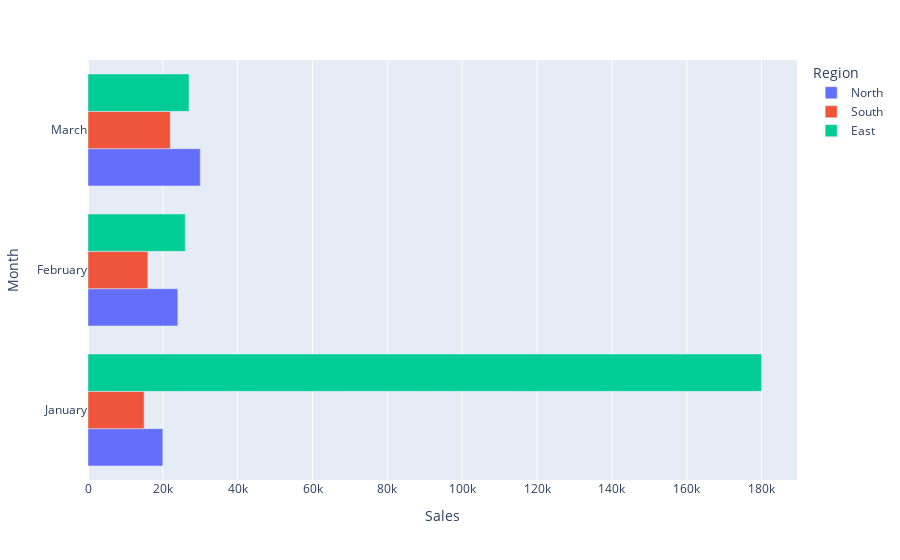

Notebook cell for this chart:
### Code cell
# 월별 지역매출 시각화
fig = px.bar(df1
             , x = 'Sales'
             , y = 'Month'
             , color = 'Region'
             , barmode = 'group'
             , hover_data = {
                 'Month':False
                 , 'Ratio':':.2f'
                 , 'Sales':':.2s'
             }
             )

fig

### Figure 1 — Plotly figure (JSON) as saved in the notebook; plotly's stock layout.template omitted (floating-point values rounded to 4 significant figures)
{"data": [{"alignmentgroup": "True", "customdata": [[0.234], [0.324], [0.3]], "hovertemplate": "Region=North<br>Sales=%{x:.2s}<br>Ratio=%{customdata[0]:.2f}<extra></extra>", "legendgroup": "North", "marker": {"color": "#636efa", "pattern": {"shape": ""}}, "name": "North", "offsetgroup": "North", "orientation": "h", "showlegend": true, "textposition": "auto", "type": "bar", "x": [20000, 24000, 30000], "xaxis": "x", "y": ["January", "February", "March"], "yaxis": "y"}, {"alignmentgroup": "True", "customdata": [[0.232], [0.1216], [0.332]], "hovertemplate": "Region=South<br>Sales=%{x:.2s}<br>Ratio=%{customdata[0]:.2f}<extra></extra>", "legendgroup": "South", "marker": {"color": "#EF553B", "pattern": {"shape": ""}}, "name": "South", "offsetgroup": "South", "orientation": "h", "showlegend": true, "textposition": "auto", "type": "bar", "x": [15000, 16000, 22000], "xaxis": "x", "y": ["January", "February", "March"], "yaxis": "y"}, {"alignmentgroup": "True", "customdata": [[0.33], [0.33], [0.27]], "hovertemplate": "Region=East<br>Sales=%{x:.2s}<br>Ratio=%{customdata[0]:.2f}<extra></extra>", "legendgroup": "East", "marker": {"color": "#00cc96", "pattern": {"shape": ""}}, "name": "East", "offsetgroup": "East", "orientation": "h", "showlegend": true, "textposition": "auto", "type": "bar", "x": [180000, 26000, 27000], "xaxis": "x", "y": ["January", "February", "March"], "yaxis": "y"}], "layout": {"barmode": "group", "legend": {"title": {"text": "Region"}, "tracegroupgap": 0}, "margin": {"t": 60}, "xaxis": {"anchor": "y", "domain": [0, 1], "title": {"text": "Sales"}}, "yaxis": {"anchor": "x", "domain": [0, 1], "title": {"text": "Month"}}}}
